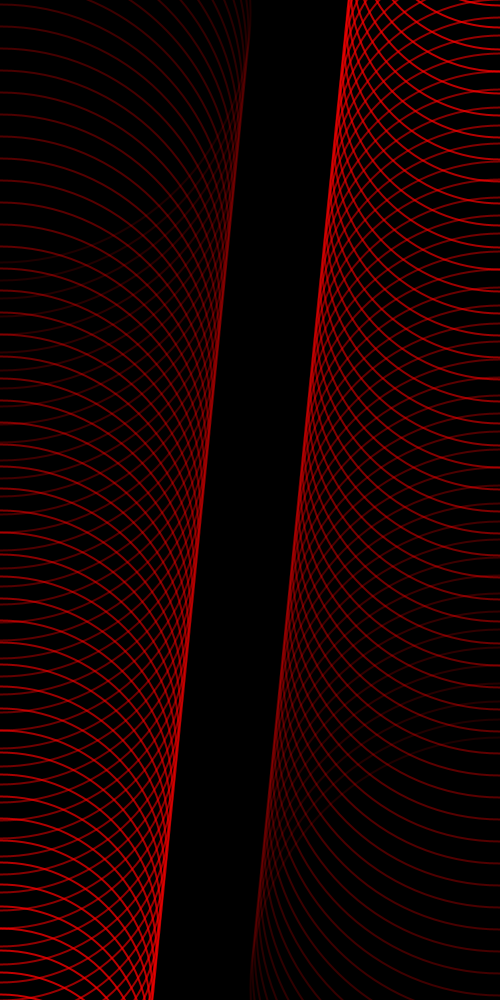
Frame 1 (no input)
Frame 60 (the mouse pressed at the canvas centre just before this capture): identical to frame 1, image omitted
Frame 120 (the mouse held since frame 60 and released just before this capture): identical to frame 1, image omitted

The Processing sketch that drew this single still picture (run headless with seeded random() and noise(); from frame 60 on, the mouse is pressed at the canvas centre):

// Processing sketch: processing_32080
// ── processing_32080.pde

int width = 500;
int height = 500;
float x1 = 0;
float y1 = 12.5;
float x2 = 500;
float y2 = 987.5;
float t = 30;

void setup(){
  size(500,1000);
  background(0);
  smooth();
}

void draw(){
 while(width>100){
  noFill();
  strokeWeight(2);
  stroke(255,0,0,t);
  ellipse(x1,y1,width,height);
//  x1 = x1+8;
  y1 = y1+20;
//  width = width + 4;
//  height = height + 4;
  
    noFill();
    strokeWeight(2);
    stroke(255,0,0,t);
    ellipse(x2,y2,width,height);
//    x2 = x2+8;
    y2 = y2-20;
    width = width - 4;
    height = height - 4;
    t = t + 3;
    }
/*      noFill();
      strokeWeight(2);
      stroke(255,0,0, 25);
      ellipse(x3,y3,width,height);
      x3 = x3-8;
      y3 = y3+8;
      width = width + 4;
      height = height + 4;
 */ 
//  if(y==500);
  //  x=50;
 //   y=0;
}                                               
